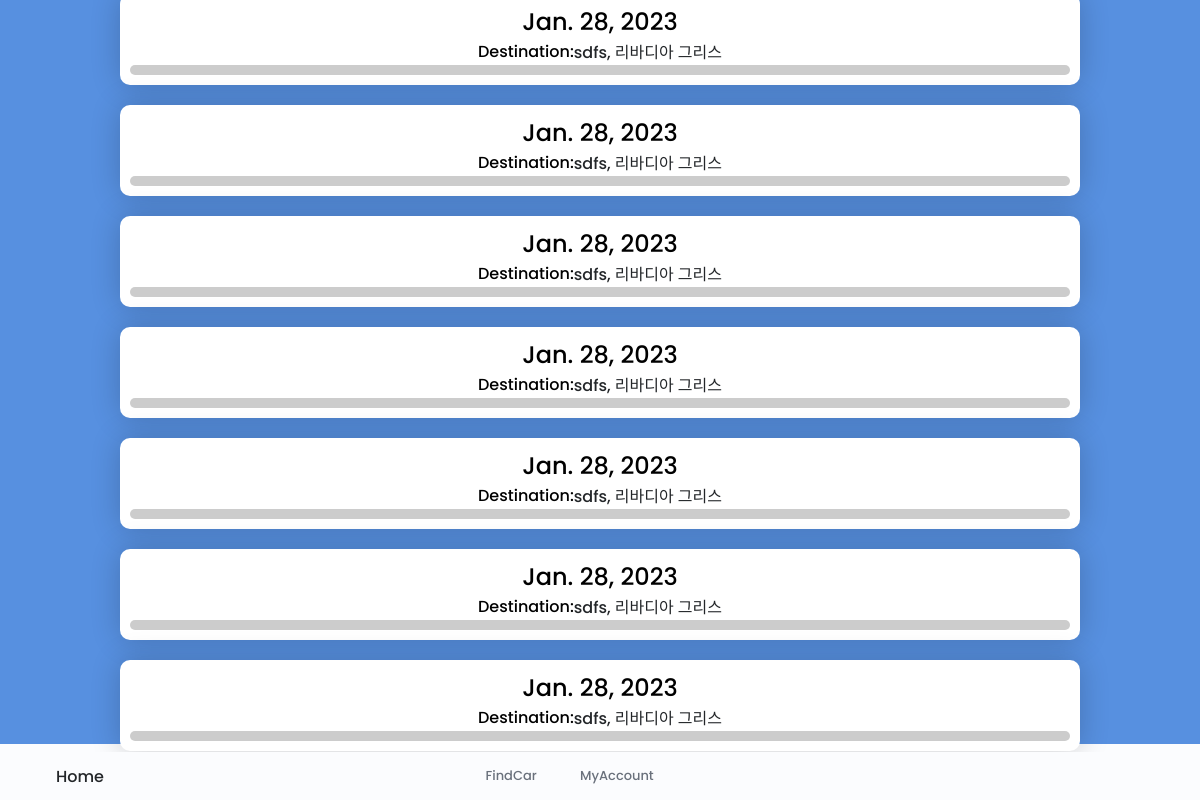
Before: /userdetail/ (signed in) with the older database file.
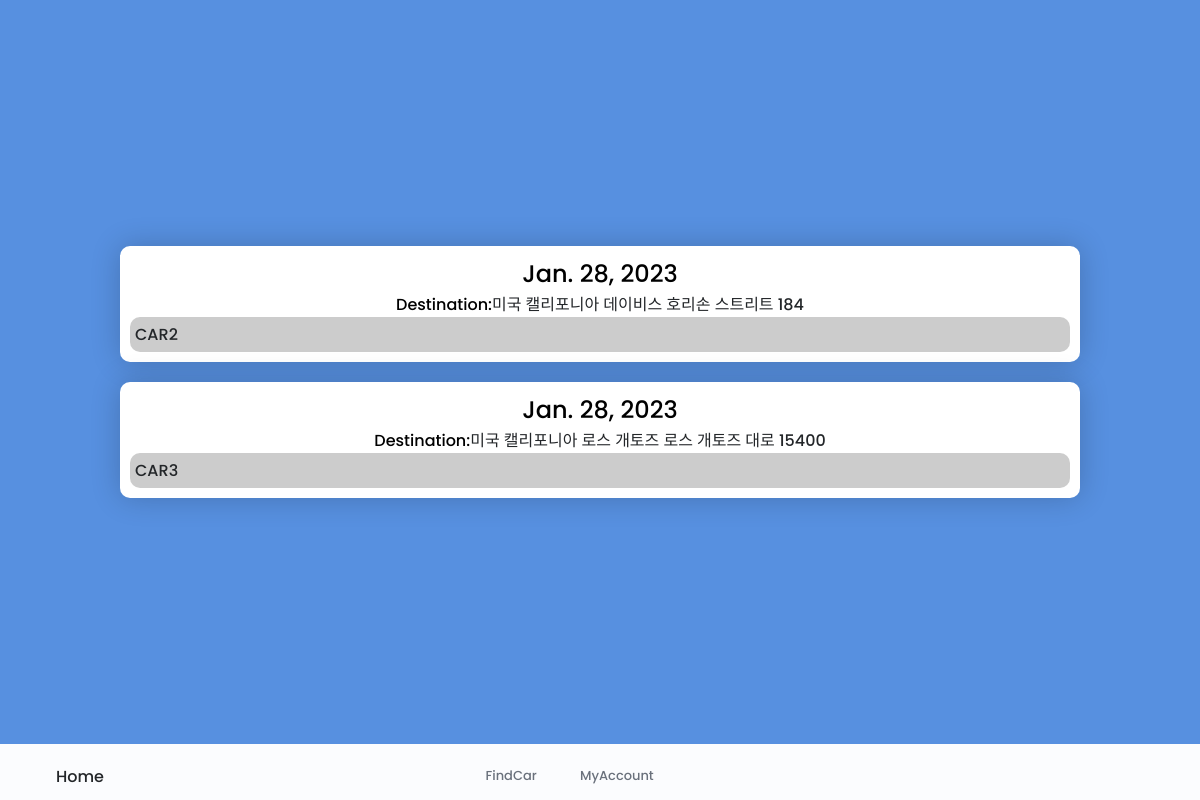
After: the same page with the newer database file.
### home/models.py (models this page shows, shortened)
class Travel(models.Model):
    start = models.CharField(max_length=200)
    dest = models.CharField(max_length=200)
    start_date = models.DateField(default=timezone.now)
    arriv_date = models.DateField()
    start_time = models.TimeField(default=timezone.now)
    arriv_time = models.TimeField()
    car = models.ForeignKey(Vehicle, null=True, on_delete=models.SET_NULL)
    travelerNum = models.IntegerField()
    traveler = models.ForeignKey(User, on_delete=models.CASCADE)

class Vehicle(models.Model):
    name = models.CharField(max_length=200)
    passNum = models.IntegerField()
    lat = models.FloatField()
    lon = models.FloatField()
    availableStartDate = models.DateField()
    availableEndDate = models.DateField()
    cur_battery = models.IntegerField()
    max_battery = models.IntegerField()
    bedNum = models.IntegerField()
    fridge = models.BooleanField()
    mcwave = models.BooleanField()
    tv = models.BooleanField()
    booked = models.BooleanField()
    owner = models.ForeignKey(User, on_delete=models.CASCADE)

### accounts/views.py (the view)
# urls.py: path('userdetail/', accounts_views.userdetail, name="userdetail"),
def userdetail(request):
    travels = home_model.Travel.objects.filter(traveler__pk=request.user.id)
    return render(request, 'userdetail.html', {'travels': travels})

### accounts/templates/userdetail.html (shortened to what this page needs)
{% extends 'info.html' %}
{% load static %}
{% block content %}
<!DOCTYPE html>
<html lang="en">
<head>
    <link rel="stylesheet" href="https://unicons.iconscout.com/release/v4.0.0/css/line.css">
    <link rel="stylesheet" href="{% static 'css/userdetail.css' %}">
</head>
<body>
    <div class="cards">
        {% for travel in travels %}
        <div class="containers">
            <div class="info">
                <p class="start_date">
                    {{travel.start_date}}
                </p>
            </div>
            <div class="info">
                <p>
                    Destination:
                </p>
                <p>
                    <a href="" class="location">
                        {{travel.dest}}
                    </a>
                </p>
            </div>
            <div class="car">
                    <a href="{%url 'detail' travel.car.id %}">{{travel.car.name}}</a>
            </div>
        </div>
        {% endfor %}
    </div>
</body>
</html>
{% endblock %}

Changed rows visible on the page:
removed Travel: start_date "Jan. 28, 2023", dest "sdfs, 리바디아 그리스"
removed Travel: start_date "Jan. 28, 2023", dest "sdfs, 리바디아 그리스"
removed Travel: start_date "Jan. 28, 2023", dest "sdfs, 리바디아 그리스"
removed Travel: start_date "Jan. 28, 2023", dest "sdfs, 리바디아 그리스"
removed Travel: start_date "Jan. 28, 2023", dest "sdfs, 리바디아 그리스"
removed Travel: start_date "Jan. 28, 2023", dest "sdfs, 리바디아 그리스"
removed Travel: start_date "Jan. 28, 2023", dest "sdfs, 리바디아 그리스"
added Travel: start_date "Jan. 28, 2023", dest "미국 캘리포니아 데이비스 호리손 스트리트 184", car.name "CAR2"
added Travel: start_date "Jan. 28, 2023", dest "미국 캘리포니아 로스 개토즈 로스 개토즈 대로 15400", car.name "CAR3"
